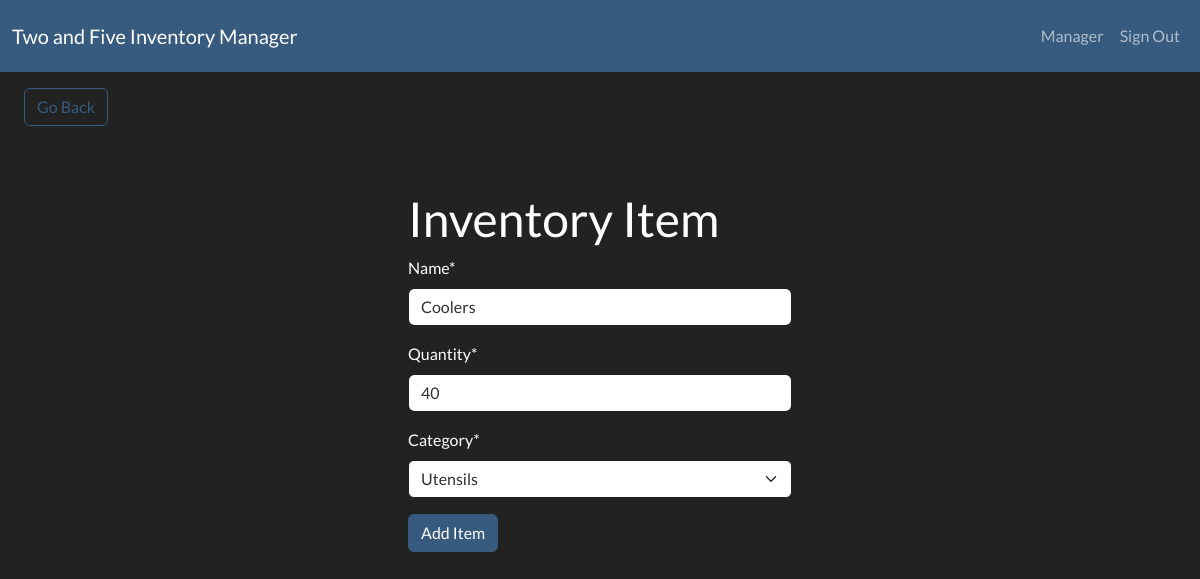
Page /edit-item/2 (signed in) on the committed database.
### inventory/models.py (models this page shows, shortened)
class InventoryItem(models.Model):
    name = models.CharField(max_length=200)
    quantity = models.IntegerField()
    category = models.ForeignKey(
        "Category", on_delete=models.SET_NULL, blank=True, null=True
    )
    date_created = models.DateTimeField(auto_now_add=True)
    user = models.ForeignKey(User, on_delete=models.CASCADE)

class Category(models.Model):
    name = models.CharField(max_length=200)
    class Meta:
        verbose_name_plural = "categories"
    def __str__(self):
        return self.name

### inventory/views.py (the view)
# urls.py: path("edit-item/<int:pk>", EditItem.as_view(), name="edit-item"),
class EditItem(LoginRequiredMixin, UpdateView):
    model = InventoryItem
    form_class = InventoryItemForm
    template_name = "inventory/item_form.html"
    success_url = reverse_lazy("dashboard")

### inventory/forms.py
class InventoryItemForm(forms.ModelForm):
    category = forms.ModelChoiceField(queryset=Category.objects.all(), initial=0)
    class Meta:
        model = InventoryItem
        fields = ["name", "quantity", "category"]

### inventory/templates/inventory/item_form.html (shortened to what this page needs)
{% extends 'inventory/base.html' %}
{% load crispy_forms_tags %}
{% block content %}
<a href="{% url 'dashboard' %}" class="btn btn-outline-primary my-3 mx-4">Go Back</a>
<div class="row">
    <div class="col-11 col-md-4 mx-auto mt-5">
        <h1>Inventory Item</h1>
        <form method="POST">
            {{ form|crispy }}
            <div class="mt-3">
                <button class="btn btn-primary">Add Item</button>
            </div>
        </form>
    </div>
</div>
{% endblock content %}

### inventory/templates/inventory/navigation.html (shortened to what this page needs)
<nav class="navbar sticky-top navbar-expand-lg bg-primary" data-bs-theme="dark">
    <div class="container-fluid text-wrap">
        <a class="navbar-brand text-wrap" href="{% url 'index' %}">
            Two and Five Inventory Manager
        </a>
        <div class="collapse navbar-collapse justify-content-end" id="navbarNav">
            <ul class="navbar-nav">
                {% if user.is_authenticated %}
                <li class="nav-item">
                    <a class="nav-link" href="#">{{ user.username }}</a>
                </li>
                <li class="nav-item">
                    <a class="nav-link" href="{% url 'logout' %}">Sign Out</a>
                </li>
                {% endif %}
            </ul>
        </div>
    </div>
</nav>

### rows in the picture
InventoryItem: name "Coolers", quantity "40", category "Utensils"

### other values in the picture
{{ user.username }} "Manager"
